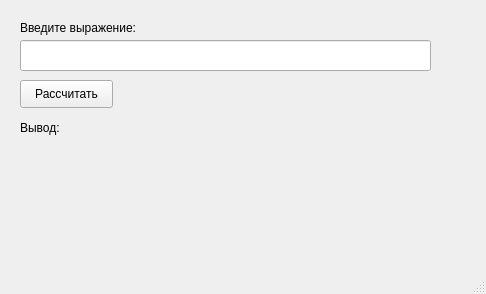
<?xml version="1.0" encoding="UTF-8"?>
<ui version="4.0">
 <class>MainWindow</class>
 <widget class="QMainWindow" name="MainWindow">
  <property name="geometry">
   <rect>
    <x>0</x>
    <y>0</y>
    <width>486</width>
    <height>294</height>
   </rect>
  </property>
  <property name="windowTitle">
   <string>MainWindow</string>
  </property>
  <widget class="QWidget" name="centralwidget">
   <widget class="QLabel" name="label">
    <property name="geometry">
     <rect>
      <x>20</x>
      <y>20</y>
      <width>131</width>
      <height>16</height>
     </rect>
    </property>
    <property name="text">
     <string>Введите выражение:</string>
    </property>
   </widget>
   <widget class="QLineEdit" name="lineEdit">
    <property name="geometry">
     <rect>
      <x>20</x>
      <y>40</y>
      <width>411</width>
      <height>31</height>
     </rect>
    </property>
   </widget>
   <widget class="QPushButton" name="pushButton">
    <property name="geometry">
     <rect>
      <x>20</x>
      <y>80</y>
      <width>93</width>
      <height>28</height>
     </rect>
    </property>
    <property name="text">
     <string>Рассчитать</string>
    </property>
   </widget>
   <widget class="QLabel" name="label_2">
    <property name="geometry">
     <rect>
      <x>20</x>
      <y>120</y>
      <width>55</width>
      <height>16</height>
     </rect>
    </property>
    <property name="text">
     <string>Вывод:</string>
    </property>
   </widget>
   <widget class="QLabel" name="label_3">
    <property name="geometry">
     <rect>
      <x>20</x>
      <y>150</y>
      <width>161</width>
      <height>41</height>
     </rect>
    </property>
    <property name="text">
     <string/>
    </property>
   </widget>
  </widget>
  <widget class="QMenuBar" name="menubar">
   <property name="geometry">
    <rect>
     <x>0</x>
     <y>0</y>
     <width>486</width>
     <height>26</height>
    </rect>
   </property>
  </widget>
  <widget class="QStatusBar" name="statusbar"/>
 </widget>
 <resources/>
 <connections/>
</ui>
